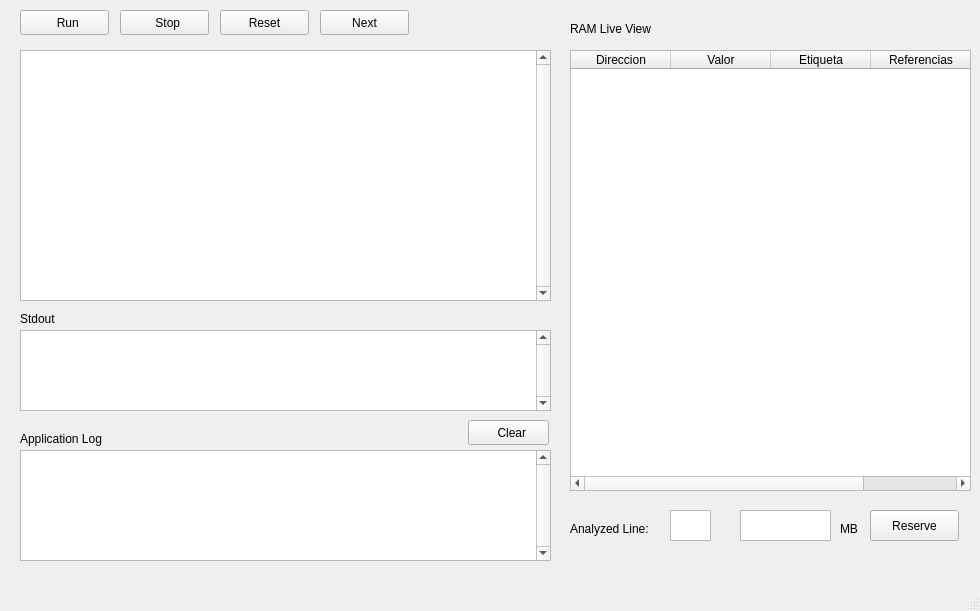
<?xml version="1.0" encoding="UTF-8"?>
<ui version="4.0">
 <class>MainWindow</class>
 <widget class="QMainWindow" name="MainWindow">
  <property name="geometry">
   <rect>
    <x>0</x>
    <y>0</y>
    <width>980</width>
    <height>611</height>
   </rect>
  </property>
  <property name="windowTitle">
   <string>MainWindow</string>
  </property>
  <widget class="QWidget" name="centralwidget">
   <widget class="QPushButton" name="RunButton">
    <property name="geometry">
     <rect>
      <x>20</x>
      <y>10</y>
      <width>89</width>
      <height>25</height>
     </rect>
    </property>
    <property name="text">
     <string>  Run</string>
    </property>
    <property name="icon">
     <iconset>
      <normaloff>../../../Downloads/C--master (1)/C--master/Cliente/run.png</normaloff>../../../Downloads/C--master (1)/C--master/Cliente/run.png</iconset>
    </property>
   </widget>
   <widget class="QPlainTextEdit" name="CodeTextArea">
    <property name="geometry">
     <rect>
      <x>20</x>
      <y>50</y>
      <width>531</width>
      <height>251</height>
     </rect>
    </property>
    <property name="verticalScrollBarPolicy">
     <enum>Qt::ScrollBarAlwaysOn</enum>
    </property>
   </widget>
   <widget class="QTableWidget" name="RAM_view">
    <property name="geometry">
     <rect>
      <x>570</x>
      <y>50</y>
      <width>401</width>
      <height>441</height>
     </rect>
    </property>
    <column>
     <property name="text">
      <string>Direccion</string>
     </property>
    </column>
    <column>
     <property name="text">
      <string>Valor</string>
     </property>
    </column>
    <column>
     <property name="text">
      <string>Etiqueta</string>
     </property>
    </column>
    <column>
     <property name="text">
      <string>Referencias</string>
     </property>
    </column>
   </widget>
   <widget class="QLabel" name="label">
    <property name="geometry">
     <rect>
      <x>570</x>
      <y>20</y>
      <width>111</width>
      <height>17</height>
     </rect>
    </property>
    <property name="text">
     <string>RAM Live View</string>
    </property>
   </widget>
   <widget class="QPlainTextEdit" name="Stdout">
    <property name="geometry">
     <rect>
      <x>20</x>
      <y>330</y>
      <width>531</width>
      <height>81</height>
     </rect>
    </property>
    <property name="verticalScrollBarPolicy">
     <enum>Qt::ScrollBarAlwaysOn</enum>
    </property>
   </widget>
   <widget class="QPlainTextEdit" name="Application_Log">
    <property name="geometry">
     <rect>
      <x>20</x>
      <y>450</y>
      <width>531</width>
      <height>111</height>
     </rect>
    </property>
    <property name="verticalScrollBarPolicy">
     <enum>Qt::ScrollBarAlwaysOn</enum>
    </property>
   </widget>
   <widget class="QLabel" name="label_2">
    <property name="geometry">
     <rect>
      <x>20</x>
      <y>310</y>
      <width>67</width>
      <height>17</height>
     </rect>
    </property>
    <property name="text">
     <string>Stdout</string>
    </property>
   </widget>
   <widget class="QLabel" name="label_3">
    <property name="geometry">
     <rect>
      <x>20</x>
      <y>430</y>
      <width>121</width>
      <height>17</height>
     </rect>
    </property>
    <property name="text">
     <string>Application Log</string>
    </property>
   </widget>
   <widget class="QPushButton" name="clear">
    <property name="geometry">
     <rect>
      <x>468</x>
      <y>420</y>
      <width>81</width>
      <height>25</height>
     </rect>
    </property>
    <property name="text">
     <string>  Clear</string>
    </property>
    <property name="icon">
     <iconset>
      <normaloff>../../../Downloads/C--master (1)/C--master/Cliente/trash.jpeg</normaloff>../../../Downloads/C--master (1)/C--master/Cliente/trash.jpeg</iconset>
    </property>
   </widget>
   <widget class="QPushButton" name="stop">
    <property name="geometry">
     <rect>
      <x>120</x>
      <y>10</y>
      <width>89</width>
      <height>25</height>
     </rect>
    </property>
    <property name="text">
     <string>  Stop</string>
    </property>
    <property name="icon">
     <iconset>
      <normaloff>../../../Downloads/st.png</normaloff>../../../Downloads/st.png</iconset>
    </property>
   </widget>
   <widget class="QLabel" name="label_4">
    <property name="geometry">
     <rect>
      <x>570</x>
      <y>520</y>
      <width>101</width>
      <height>17</height>
     </rect>
    </property>
    <property name="text">
     <string>Analyzed Line:</string>
    </property>
   </widget>
   <widget class="QLabel" name="label_Analyzed_Line">
    <property name="geometry">
     <rect>
      <x>680</x>
      <y>330</y>
      <width>67</width>
      <height>17</height>
     </rect>
    </property>
    <property name="text">
     <string/>
    </property>
   </widget>
   <widget class="QPushButton" name="pushButton">
    <property name="geometry">
     <rect>
      <x>220</x>
      <y>10</y>
      <width>89</width>
      <height>25</height>
     </rect>
    </property>
    <property name="text">
     <string>Reset</string>
    </property>
   </widget>
   <widget class="QPushButton" name="Next">
    <property name="geometry">
     <rect>
      <x>320</x>
      <y>10</y>
      <width>89</width>
      <height>25</height>
     </rect>
    </property>
    <property name="text">
     <string>Next</string>
    </property>
   </widget>
   <widget class="QPlainTextEdit" name="editLine">
    <property name="geometry">
     <rect>
      <x>670</x>
      <y>510</y>
      <width>41</width>
      <height>31</height>
     </rect>
    </property>
   </widget>
   <widget class="QPlainTextEdit" name="editReserve">
    <property name="geometry">
     <rect>
      <x>740</x>
      <y>510</y>
      <width>91</width>
      <height>31</height>
     </rect>
    </property>
   </widget>
   <widget class="QLabel" name="label_5">
    <property name="geometry">
     <rect>
      <x>840</x>
      <y>520</y>
      <width>67</width>
      <height>17</height>
     </rect>
    </property>
    <property name="text">
     <string>MB</string>
    </property>
   </widget>
   <widget class="QPushButton" name="reverseButton">
    <property name="geometry">
     <rect>
      <x>870</x>
      <y>510</y>
      <width>89</width>
      <height>31</height>
     </rect>
    </property>
    <property name="text">
     <string>Reserve</string>
    </property>
   </widget>
  </widget>
  <widget class="QMenuBar" name="menubar">
   <property name="geometry">
    <rect>
     <x>0</x>
     <y>0</y>
     <width>980</width>
     <height>22</height>
    </rect>
   </property>
  </widget>
  <widget class="QStatusBar" name="statusbar"/>
 </widget>
 <resources/>
 <connections/>
</ui>
